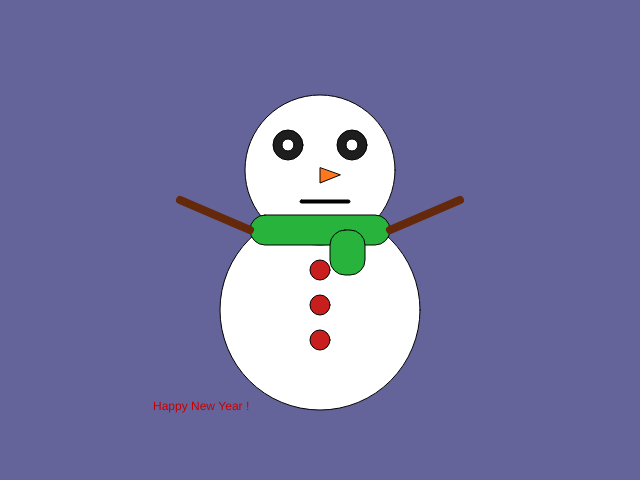
Frame 1 (no input)
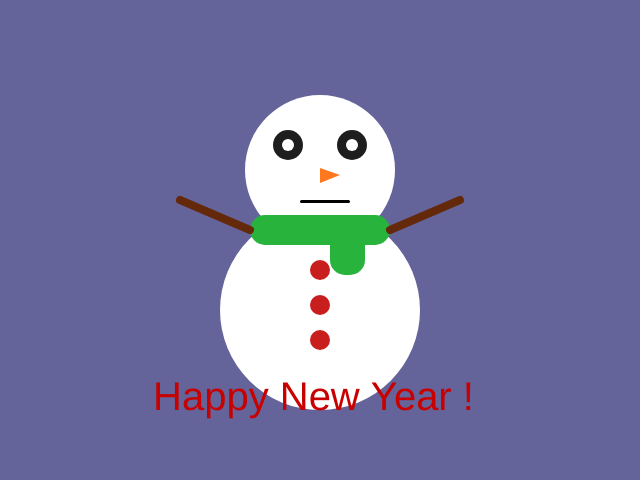
Frame 60 (no input)
Frame 120 (the mouse pressed at the canvas centre since frame 60): identical to frame 60, image omitted

The p5.js sketch that drew these frames (run headless with seeded random() and noise() and a simulated clock; from frame 60 on, the mouse is pressed at the canvas centre):

// p5.js sketch
// ── sketch.js
function setup() {
  createCanvas(640, 480);
}

function draw() {
  background(100, 100, 155);
  fill(255, 255, 255,);
  circle(320, 310, 200);
  circle(320, 170, 150);

  fill(40, 180, 60);
  rect(250, 215, 140, 30, 15);
  rect(330, 230, 35, 45, 15);

  fill(255, 120, 30);
  triangle(320, 168, 320, 183, 340, 175);

  fill(30);
  circle(288, 145, 30);
  circle(352, 145, 30);

  fill(255);
  circle(288, 145, 12);
  circle(352, 145, 12);

  fill(200, 0, 0);
  text("Happy New Year !", 153, 410);
  textSize(40);

  fill(200, 30, 30);
  circle(320, 270, 20);
  circle(320, 305, 20);
  circle(320, 340, 20);

  fill(0, 0, 0);
  rect(300, 200, 50, 3, 15,);

  stroke(100, 40, 10);
  strokeWeight(8);
  line(250, 230, 180, 200);
  line(390, 230, 460, 200);
  noStroke();

}
